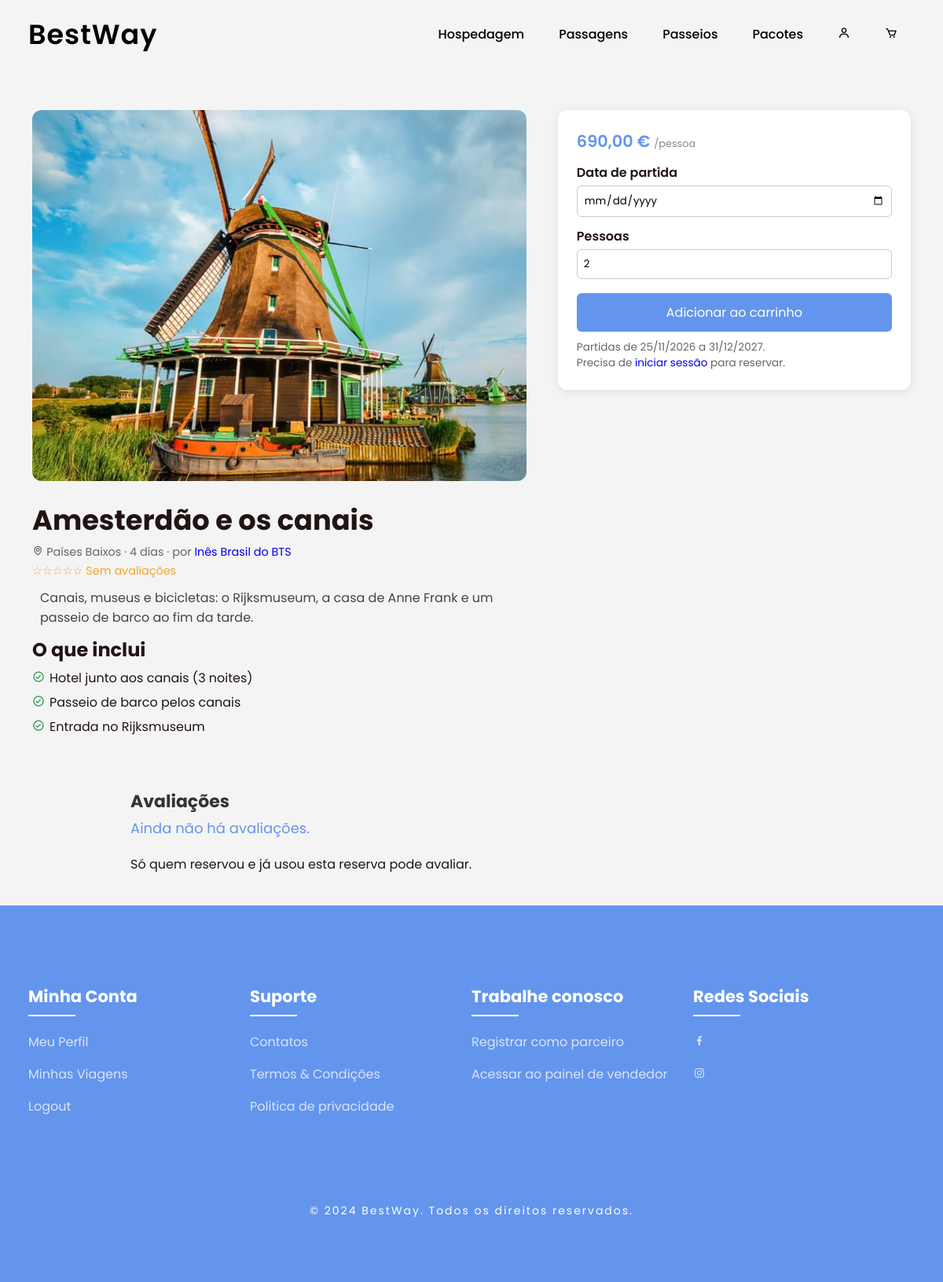
Page /public/pacotes/detalhes_pacote.php?id=6 on the committed database.
### tables this page shows
CREATE TABLE IF NOT EXISTS `t_pacotes` (
  `id` int(11) NOT NULL AUTO_INCREMENT,
  `id_user` int(11) NOT NULL,
  `titulo` varchar(100) NOT NULL,
  `destino` varchar(100) NOT NULL,
  `descricao` text NOT NULL,
  `inclui` text DEFAULT NULL,
  `foto` varchar(50) DEFAULT NULL,
  `preco` decimal(10,2) NOT NULL,
  `duracao_dias` int(11) NOT NULL,
  `data_inicio` date NOT NULL,
  `data_fim` date NOT NULL,
  `vagas` int(11) DEFAULT NULL,
  `ativo` tinyint(1) NOT NULL DEFAULT 1,
  `data_criacao` timestamp NOT NULL DEFAULT current_timestamp(),
  PRIMARY KEY (`id`),
  KEY `id_user` (`id_user`),
  CONSTRAINT `t_pacotes_ibfk_1` FOREIGN KEY (`id_user`) REFERENCES `t_user` (`id`)
);

CREATE TABLE `t_user` (
  `id` int(11) NOT NULL,
  `nick` varchar(20) NOT NULL,
  `nome` varchar(100) NOT NULL,
  `email` varchar(50) NOT NULL,
  `nome_marca` varchar(150) NOT NULL DEFAULT '',
  `biografia` text DEFAULT NULL,
  `data_nasc` varchar(10) DEFAULT NULL,
  `pass` varchar(255) NOT NULL,
  `foto` varchar(50) DEFAULT NULL,
  `tipo_user` int(11) NOT NULL DEFAULT 0,
  `notificacoes_ofertas` tinyint(1) NOT NULL DEFAULT 1,
  `tipo_antes_bloqueio` int(11) DEFAULT NULL,
  `email_confirmado` tinyint(1) NOT NULL DEFAULT 0
);

### config/pacotes.php (called while the page is built, shortened)
<?php
require_once __DIR__ . '/reservas.php';
require_once __DIR__ . '/avaliacoes.php';
function pacote_foto_url($foto)
{
    return BASE_URL . 'public/pacotes/images/' . rawurlencode($foto ?: 'pacotes.jpg');
}
function pacote_inclui($texto)
{
    return array_values(array_filter(array_map('trim', preg_split('/\R/', (string) $texto))));
}

### config/avaliacoes.php (called while the page is built, shortened)
<?php
function avaliacao_resumo($ligacao, $tipo, $item_id)
{
    $stmt = $ligacao->prepare("SELECT AVG(nota) AS media, COUNT(*) AS total FROM t_avaliacoes WHERE tipo_item = ? AND item_id = ?");
    $stmt->bind_param("si", $tipo, $item_id);
    $stmt->execute();
    $r = $stmt->get_result()->fetch_assoc();
    return ['media' => $r['media'] === null ? null : (float) $r['media'], 'total' => (int) $r['total']];
}
function avaliacao_texto($media, $total)
{
    if ($total == 0) {
        return '☆☆☆☆☆ Sem avaliações';
    }
    return avaliacao_estrelas($media) . ' ' . number_format($media, 1, ',', '') . ' (' . $total . ($total == 1 ? ' avaliação)' : ' avaliações)');
}

### config/reservas.php (called while the page is built, shortened)
<?php
function reserva_data($texto)
{
    $data = DateTimeImmutable::createFromFormat('!Y-m-d', $texto);
    return ($data && $data->format('Y-m-d') === $texto) ? $data : null;
}
function reserva_formatar_data($texto)
{
    $data = reserva_data($texto);
    return $data ? $data->format('d/m/Y') : '—';
}
function reserva_formatar_preco($valor)
{
    return $valor === null ? '—' : number_format((float) $valor, 2, ',', '.') . ' €';
}

### public/pacotes/detalhes_pacote.php (the view, shortened to what this page needs)
<?php
require_once __DIR__ . '/../../config/pacotes.php';
include __DIR__ . '/../../config/liga_bd.php';
$id = (int) ($_GET['id'] ?? 0);
$stmt = $ligacao->prepare("SELECT p.*, u.nome_marca, u.nick FROM t_pacotes p JOIN t_user u ON u.id = p.id_user
    WHERE p.id = ? AND p.ativo = 1");
$stmt->bind_param("i", $id);
$stmt->execute();
$p = $stmt->get_result()->fetch_assoc();
$primeira = $p ? max(date('Y-m-d', strtotime('+1 day')), $p['data_inicio']) : null;
?>
<!DOCTYPE html>
<html lang="pt-BR">
<head>
    <link rel="stylesheet" href="<?= BASE_URL ?>assets/css/style.css">
    <link rel="stylesheet" href="https://unpkg.com/boxicons@latest/css/boxicons.min.css">
</head>
<body>
    <?php $cabecalho_escuro = true; include __DIR__ . '/../../views/partials/header.php'; ?>
    <?php if (!$p): ?>
        <div class="detalhes-pacote" style="display: block; text-align: center;">
            <h1>Pacote não encontrado</h1>
            <p>Este pacote não existe ou já não está disponível.</p>
            <p><a href="pacotes.php">Ver todos os pacotes</a></p>
        </div>
    <?php else: ?>
        <main class="detalhes-pacote">
            <div>
                <img class="foto-pacote" src="<?= pacote_foto_url($p['foto']) ?>" alt="<?= htmlspecialchars($p['titulo']) ?>">
                <h1><?= htmlspecialchars($p['titulo']) ?></h1>
                <p class="pacote-destino">
                    <i class='bx bx-map'></i> <?= htmlspecialchars($p['destino']) ?> ·
                    <?= (int) $p['duracao_dias'] ?> dias ·
                    por <a href="<?= BASE_URL ?>public/perfil_vendedor.php?user_id=<?= (int) $p['id_user'] ?>"><?= htmlspecialchars($p['nome_marca'] ?: $p['nick']) ?></a>
                </p>
                <?php $resumo = avaliacao_resumo($ligacao, 'pacote', $p['id']); ?>
                <p><a class="pacote-estrelas" href="#avaliacoes"><?= avaliacao_texto($resumo['media'], $resumo['total']) ?></a></p>
                <p class="descricao"><?= htmlspecialchars($p['descricao']) ?></p>
                <?php if ($inclui = pacote_inclui($p['inclui'])): ?>
                    <h2>O que inclui</h2>
                    <ul class="inclui">
                        <?php foreach ($inclui as $linha): ?>
                            <li><i class='bx bx-check-circle'></i><?= htmlspecialchars($linha) ?></li>
                        <?php endforeach; ?>
                    </ul>
                <?php endif; ?>
            </div>
            <aside class="reserva-pacote">
                <span class="pacote-preco"><?= reserva_formatar_preco($p['preco']) ?> <small>/pessoa</small></span>
                <?php if ($primeira > $p['data_fim']): ?>
                    <p class="nota">Já não há partidas para este pacote.</p>
                <?php else: ?>
                    <form method="post" action="<?= BASE_URL ?>public/carrinho/adicionar_ao_carrinho.php">
                        <label for="data_inicio">Data de partida</label>
                        <input type="date" id="data_inicio" name="data_inicio" required
                            min="<?= $primeira ?>" max="<?= htmlspecialchars($p['data_fim']) ?>">
                        <label for="quantidade">Pessoas</label>
                        <input type="number" id="quantidade" name="quantidade" value="2" min="1"
                            max="<?= min(RESERVA_MAX_PESSOAS, $p['vagas'] ?? RESERVA_MAX_PESSOAS) ?>" required>
                        <button type="submit">Adicionar ao carrinho</button>
                    </form>
                    <p class="nota">
                        Partidas de <?= reserva_formatar_data($primeira) ?> a <?= reserva_formatar_data($p['data_fim']) ?>.
                        <?php if (!isset($_SESSION['id'])): ?><br>Precisa de <a href="<?= BASE_URL ?>public/login.php">iniciar sessão</a> para reservar.<?php endif; ?>
                    </p>
                <?php endif; ?>
            </aside>
        </main>
        <?php
        include __DIR__ . '/../../views/partials/avaliacoes.php';
        ?>
    <?php endif; ?>
    <?php include __DIR__ . '/../../views/partials/footer.php'; ?>
</body>
</html>

### assets/css/style.css (style rules this page uses)
* { padding: 0; margin: 0; box-sizing: border-box; font-family: "Poppins", sans-serif; text-decoration: none; list-style: none; scroll-behavior: smooth; }
:root { --bg-color: #fff; --text-color: #221314; --second-color: #4169e1; --main-color: #6495ed; --big-font: 6rem; --h2-font: 3rem; --p-font: 1.1rem; }
body { background: var(--bg-color); color: var(--text-color); }
.descricao { padding: 10px; }
body { font-family: Arial, sans-serif; margin: 0; padding: 0; background-color: #f4f4f4; }
@media (max-width: 1400px) { :root { --big-font: 4.5rem; --h2-font: 2.3rem; --p-font: 1rem; transition: 0.2s; } }
.pacote-destino, .pacote-duracao { color: #666; font-size: 0.9rem; }
.pacote-estrelas { color: #f5a623; font-size: 0.9rem; }
.pacote-preco { color: #6495ed; font-size: 1.3rem; font-weight: 600; margin-top: 6px; }
.pacote-preco small { color: #888; font-size: 0.8rem; font-weight: 400; }
.detalhes-pacote { display: grid; grid-template-columns: 1.4fr 1fr; gap: 40px; max-width: 1150px; margin: 140px auto 60px; padding: 0 16px; }
.detalhes-pacote img.foto-pacote { width: 100%; border-radius: 12px; aspect-ratio: 4 / 3; object-fit: cover; }
.detalhes-pacote h1 { font-size: 2.2rem; margin: 16px 0 4px; }
.detalhes-pacote .descricao { white-space: pre-line; color: #444; line-height: 1.6; }
.detalhes-pacote .inclui li { list-style: none; margin: 6px 0; }
.detalhes-pacote .inclui li i { color: #2e9d55; margin-right: 6px; }
.reserva-pacote { position: sticky; top: 120px; align-self: start; background: #fff; border-radius: 12px; box-shadow: 0 2px 12px rgba(0, 0, 0, 0.1); padding: 24px; }
.reserva-pacote label { display: block; margin-top: 12px; font-weight: 600; }
.reserva-pacote input { width: 100%; padding: 8px; border: 1px solid #ccc; border-radius: 6px; margin-top: 4px; }
.reserva-pacote button { width: 100%; margin-top: 18px; padding: 12px; background: #6495ed; color: #fff; border: none; border-radius: 6px; font-size: 1rem; cursor: pointer; }
.reserva-pacote .nota { color: #666; font-size: 0.85rem; margin-top: 10px; }

### rows in the picture
t_pacotes: foto (picture), titulo "Amesterdão e os canais", destino "Países Baixos", duracao_dias "4", id_user.nome_marca "Inês Brasil do BTS", descricao "Canais, museus e bicicletas: o Rijksmuseum, a casa de Anne Frank e um passeio de barco ao fim da tarde.", inclui "Hotel junto aos canais (3 noites)", inclui "Passeio de barco pelos canais", inclui "Entrada no Rijksmuseum", preco "690,00 €", data_inicio "25/11/2026", data_fim "31/12/2027"

### other values in the picture
avaliacao_texto($resumo['media'], $resumo['total']) "☆☆☆☆☆ Sem avaliações"
